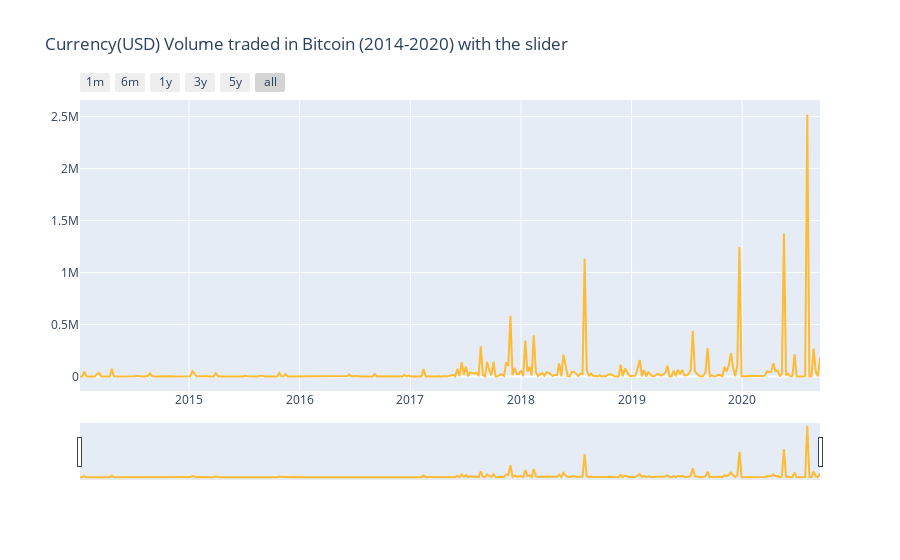

Here is the notebook cell this chart was saved with:
### Code cell
trace1 = go.Scatter(
    x = weekly_rows['Timestamp'],
    y = weekly_rows['Volume_(Currency)'].astype(float),
    mode = 'lines',
    name = 'Currency',
    marker = dict(
            color='#FFBB33')
)

layout = dict(
    title='Currency(USD) Volume traded in Bitcoin (2014-2020) with the slider',
    xaxis=dict(
        rangeselector=dict(
            buttons=list([
                dict(count=1,
                     label='1m',
                     step='month',
                     stepmode='backward'),
                dict(count=6,
                     label='6m',
                     step='month',
                     stepmode='backward'),
                dict(count=12,
                     label='1y',
                     step='month',
                     stepmode='backward'),
                dict(count=36,
                     label='3y',
                     step='month',
                     stepmode='backward'),
                dict(count=60,
                     label='5y',
                     step='month',
                     stepmode='backward'),
                dict(step='all')
            ])
        ),
        rangeslider=dict(
            visible = True
        ),
        type='date'
    )
)

data = [trace1]
fig = dict(data=data, layout=layout)
iplot(fig, filename = "Time Series with Rangeslider")

### Figure 1 — Plotly figure (JSON) as saved in the notebook; plotly's stock layout.template omitted (floating-point values rounded to 4 significant figures; data arrays with more than 128 entries replaced by an {"elided": "..."} marker saying what was removed)
{"data": [{"marker": {"color": "#FFBB33"}, "mode": "lines", "name": "Currency", "type": "scatter", "x": {"elided": "350 str values"}, "y": {"elided": "350 float values"}}], "layout": {"title": {"text": "Currency(USD) Volume traded in Bitcoin (2014-2020) with the slider"}, "xaxis": {"rangeselector": {"buttons": [{"count": 1, "label": "1m", "step": "month", "stepmode": "backward"}, {"count": 6, "label": "6m", "step": "month", "stepmode": "backward"}, {"count": 12, "label": "1y", "step": "month", "stepmode": "backward"}, {"count": 36, "label": "3y", "step": "month", "stepmode": "backward"}, {"count": 60, "label": "5y", "step": "month", "stepmode": "backward"}, {"step": "all"}]}, "rangeslider": {"visible": true}, "type": "date"}}}
